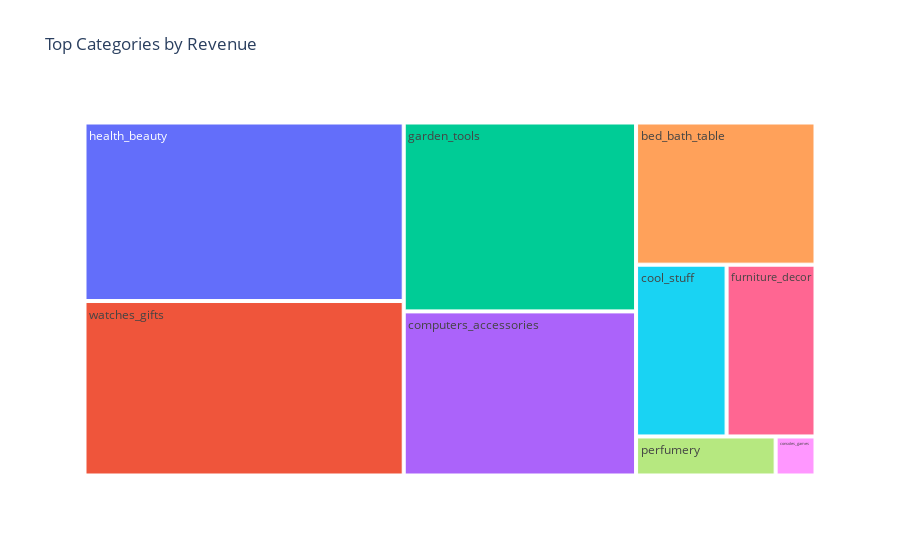

Notebook code for this chart:
### Markdown cell above
# # 3.2 Visualizaciones EDA rápidas

### Code cell
# Histograma unit_price
if 'unit_price' in df.columns:
    plt.figure(figsize=(10,5))
    sns.histplot(df['unit_price'], bins=40, kde=True) # type: ignore
    plt.title('Distribución de unit_price')
    plt.show()

# Scatter unit_price vs qty
if set(['unit_price', 'qty']).issubset(df.columns):
    plt.figure(figsize=(10,6))
    sns.scatterplot(x='unit_price', y='qty', data=df, alpha=0.6)
    plt.title('unit_price vs qty')
    plt.show()

# Boxplot por categoría (top 10 categorias por venta)
if 'product_category_name' in df.columns and 'unit_price' in df.columns:
    top_cats = df.groupby('product_category_name')['total_price'].sum().nlargest(10).index
    plt.figure(figsize=(12,8))
    sns.boxplot(x='product_category_name', y='unit_price', data=df[df['product_category_name'].isin(top_cats)])
    plt.xticks(rotation=45)
    plt.title('Unit price por categoría (top 10 por revenue)')
    plt.show()

# Revenue trend
if 'month_year' in df.columns and 'total_price' in df.columns:
    monthly_revenue = df.groupby('month_year')['total_price'].sum().reset_index()
    plt.figure(figsize=(12,5))
    sns.lineplot(x='month_year', y='total_price', data=monthly_revenue, marker='o')
    plt.title('Total Revenue Over Time')
    plt.xticks(rotation=45)
    plt.show()

# Correlation heatmap (num cols)
num_cols = df.select_dtypes(include=[np.number]).columns.tolist()
keep_for_corr = [c for c in num_cols if df[c].nunique()>1]
if len(keep_for_corr) > 1:
    plt.figure(figsize=(18,14))  # figura más grande
    sns.heatmap(df[keep_for_corr].corr(), annot=True, fmt='.2f', cmap='coolwarm', annot_kws={"size": 6})  # anotaciones más pequeñas

    plt.title('Correlation matrix', fontsize=14)
    plt.xticks(fontsize=6, rotation=90)  # texto más pequeño y vertical
    plt.yticks(fontsize=6)
    plt.tight_layout()
    plt.show()

# Treemap de revenue por categoria con plotly
if 'product_category_name' in df.columns and 'total_price' in df.columns:
    cat_sales = df.groupby('product_category_name')['total_price'].sum().reset_index()
    fig = px.treemap(cat_sales.sort_values('total_price', ascending=False).head(30), path=['product_category_name'], values='total_price', title='Top Categories by Revenue')
    fig.show()

### Figure 1 — Plotly figure (JSON) as saved in the notebook; plotly's stock layout.template omitted (floating-point values rounded to 4 significant figures)
{"data": [{"branchvalues": "total", "domain": {"x": [0, 1], "y": [0, 1]}, "hovertemplate": "labels=%{label}<br>total_price=%{value}<br>parent=%{parent}<br>id=%{id}<extra></extra>", "ids": ["health_beauty", "watches_gifts", "garden_tools", "computers_accessories", "bed_bath_table", "cool_stuff", "furniture_decor", "perfumery", "consoles_games"], "labels": ["health_beauty", "watches_gifts", "garden_tools", "computers_accessories", "bed_bath_table", "cool_stuff", "furniture_decor", "perfumery", "consoles_games"], "name": "", "parents": ["", "", "", "", "", "", "", "", ""], "type": "treemap", "values": [212400.0, 207600.0, 163600.0, 142100.0, 95080.0, 57960.0, 56930.0, 20310.0, 5801.0]}], "layout": {"legend": {"tracegroupgap": 0}, "title": {"text": "Top Categories by Revenue"}}}
